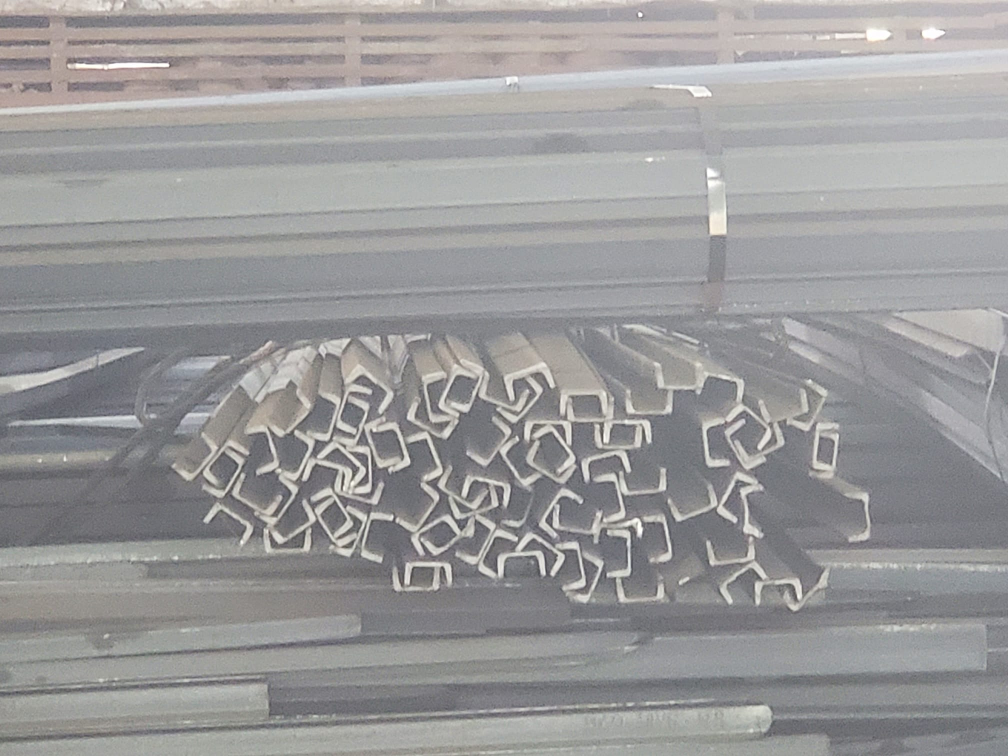
#> input picture data/3.jpeg, 2016 x 1512 px (shown at 1/2 size); its folder holds 4 pictures in this run
$ jupyter execute bar_count_1.ipynb
#> lines starting #> are read from the running program, lines starting #| are printed output that depends on the picture; after the words box and inside, x2 and y2 are one past the last pixel; in counts of white or black regions, pixels touching at a corner belong together
[cell 1]
import os
import sys
import glob
import cv2
import numpy as np
import matplotlib.pyplot as plt
from skimage.filters import threshold_multiotsu

[cell 2]
def sort_items(a):
    path="./data/"
    return a[len(path)+1:len(a)-5]

[cell 3]
path="./data/"
images = glob.glob(path+"/*3.jpeg")
images.sort(key=sort_items)
#a=sorted(images, key=sort_items)
print(len(images))

[cell 4]
# [21 lines left out: functions thrsh1, thrsh2, not called in this run]

def setpx(img,t1,t2,t3):
    inpt=img.copy()
    inpt1 = img.copy()
    inpt2 = img.copy()
    inpt3 = img.copy()
    for i in range(len(inpt)):
        for j in range (len(inpt[i])):
            if (inpt[i][j]<t1):
                inpt[i][j]=0
            elif(inpt[i][j]<t2):
                inpt[i][j]=t1
            elif (inpt[i][j]<t3):
                inpt[i][j]=t2
            else:
                inpt[i][j]=t3
    cv2.imwrite("Final.png",inpt)
    plt.imshow(inpt)
    return inpt

# [23 lines left out: function writepx, not called in this run]

[cell 5]
def im_show(img):
    cv2.imshow("image", img)
    cv2.waitKey(0)
    cv2.destroyAllWindows()

[cell 6]
def crop(img, mask_pts):
#> called with img = 'data/3.jpeg'
    image = cv2.imread(img)
#> image is the input picture: shape (1512, 2016, 3); mean B, G, R 154.3, 153.7, 154.4
    #imageGray = cv2.cvtColor(image, cv2.COLOR_BGR2GRAY)
    mask = np.zeros(image.shape[:2], dtype="uint8")
    pts = np.array(mask_pts)
    color = 255
    cv2.fillPoly(mask, [pts], color)
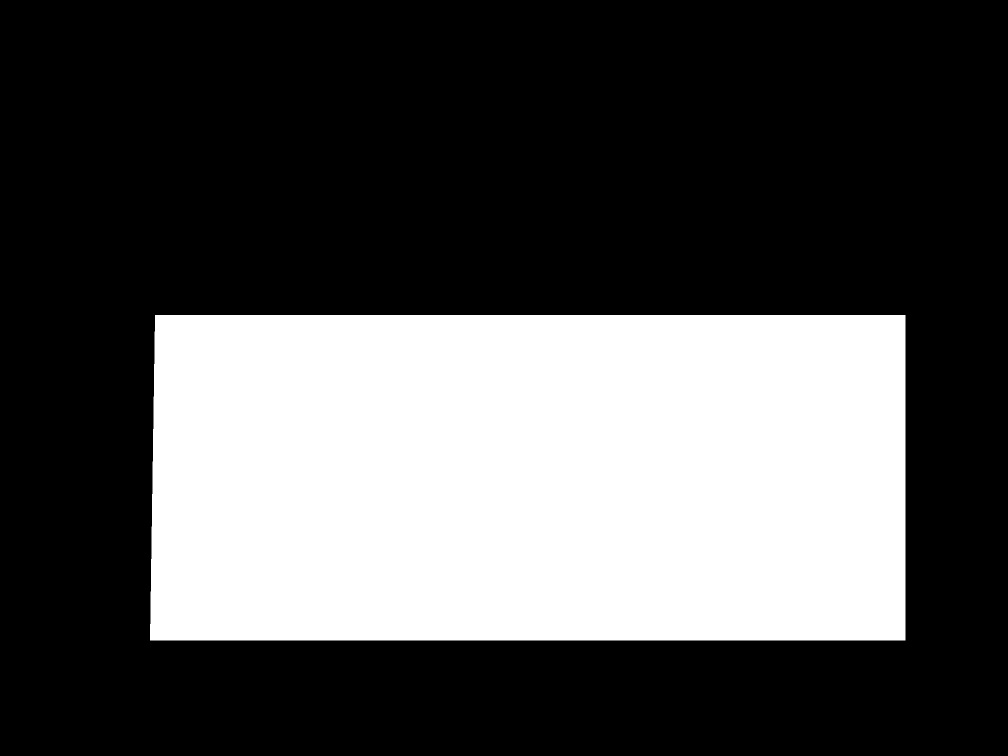
#> mask: shape (1512, 2016) (shown at 1/2 size); 32.2% white; 1 white region, box (x1, y1, x2, y2) and area: (300, 630, 1811, 1281) 980406
    masked = cv2.bitwise_and(image, image, mask=mask)
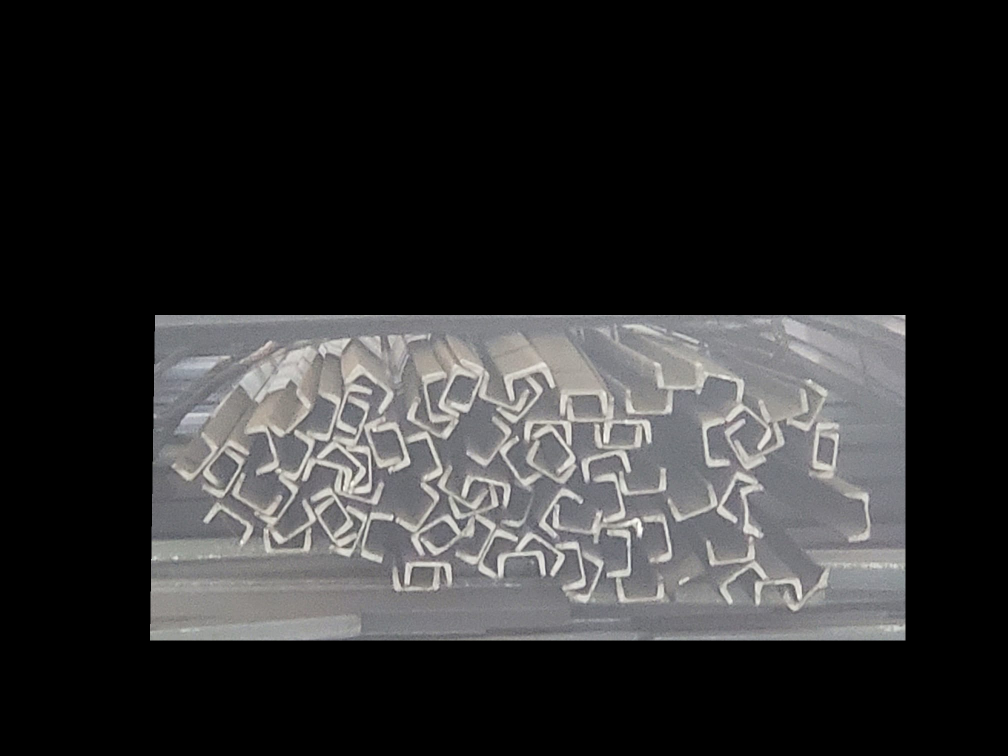
#> masked: shape (1512, 2016, 3) (shown at 1/2 size); mean B, G, R 45.7, 45.3, 45.6
    rect = cv2.boundingRect(pts)
    x,y,w,h = rect
    croped = image[y:y+h, x:x+w].copy()
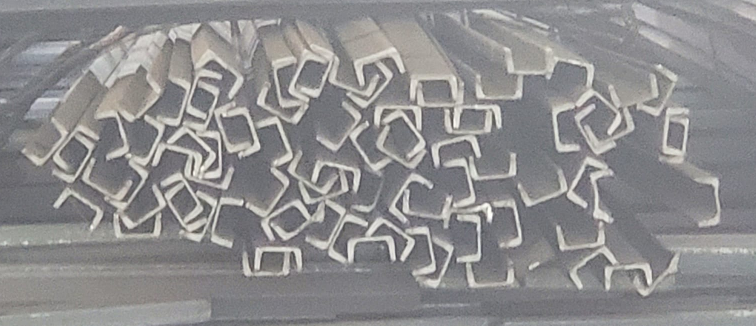
#> croped: shape (651, 1511, 3) (shown at 1/2 size); mean B, G, R 141.9, 140.8, 141.7
    print(croped.shape , image.shape)
#| (651, 1511, 3) (1512, 2016, 3)
    return croped, image

[cell 7]
x,y = 1000,10
font = cv2.FONT_HERSHEY_SIMPLEX
fontScale = 1
thickness = 2
color=(0,0,0)
count=0
out_path="./out/"
mask_pts = [[310,630], [1810,630], [1810,1280], [300,1280]]
image= None
i =0
for img in images:
    #path="./images5"
    i= i+1
    print(i)
    print(img[len(path):])
    croped, original = crop(img, mask_pts)
    x1=x+croped.shape[1]+200
#> x1 = 2711
    y1= y +20
    # red_box = cv2.rectangle(original, (x1, y1), (x1+300, y1+100), (255, 255, 255), -1)
    # original[y:y+croped.shape[0],x:x+croped.shape[1]] = croped
    # org=(x1+5,y1+60)
    image = croped
    im_show(croped)
    # [4 lines of commented-out code are left out]

[cell 8]
# Applying multi-Otsu threshold for the default value, generating
# three classes.
image= cv2.cvtColor(image, cv2.COLOR_BGR2GRAY)
#> image: shape (651, 1511)
thresholds = threshold_multiotsu(image)
#> thresholds = [134, 174]

print(thresholds)
#| [134 174]

[cell 9]
ret, thresh1 = cv2.threshold(image, 0, 255, cv2.THRESH_BINARY | cv2.THRESH_OTSU)
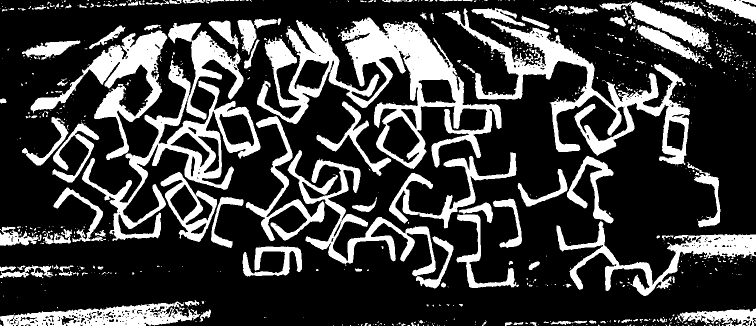
#> thresh1: shape (651, 1511) (shown at 1/2 size); 24.4% white; 849 white regions (691 under 20 px)
#> ret = 155
im_show(thresh1)
im_show(setpx(image, ret/2, ret, ret*(3/2)))
#> after the loop in setpx, `for i in range(len(inpt)):`:
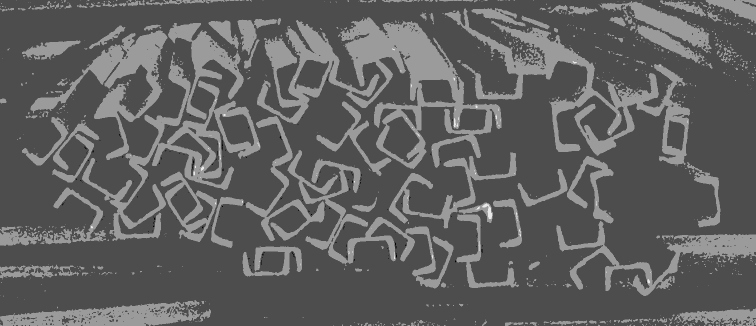
#> inpt: shape (651, 1511) (shown at 1/2 size); min 0, max 232, mean 96.8

[cell 10]
contours, hierarchy = cv2.findContours(thresh1, cv2.RETR_TREE, cv2.CHAIN_APPROX_NONE)
#> contours = 1268 contours, 1071 with area under 20; largest, box (x1, y1, x2, y2) and area: (514, 35, 1003, 338) 52443, (164, 46, 521, 482) 34280, (890, 17, 1380, 330) 27742, (61, 61, 335, 320) 15458, (1113, 442, 1511, 592) 12197
print(len(contours))
#| 1268

[cell 11]
fig, ax = plt.subplots(nrows=1, ncols=3, figsize=(10, 3.5))
ax[0].imshow(image, cmap='gray')
ax[0].set_title('Original')
ax[0].axis('off')
ax[1].hist(image.ravel(), bins=255)
ax[1].set_title('Histogram')
for thresh in thresholds:
    ax[1].axvline(ret, color='r')
#> this loop made 2 passes
#> thresh on passes 1 to 2: 134, 174
plt.subplots_adjust()

plt.show()
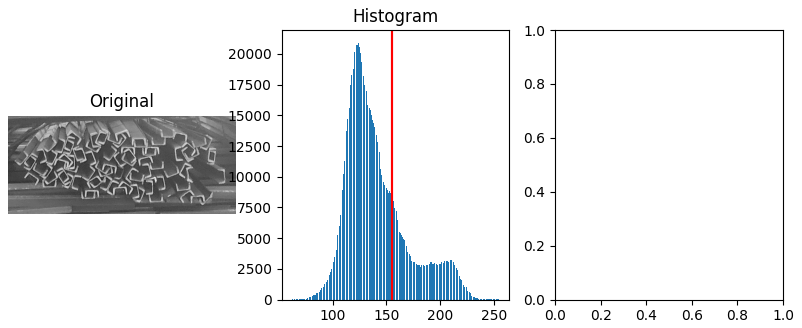
#> figure drawn by matplotlib, 2 panels; panel 2: tallest bar 20904 high, from x = 123.3 to 124.1
